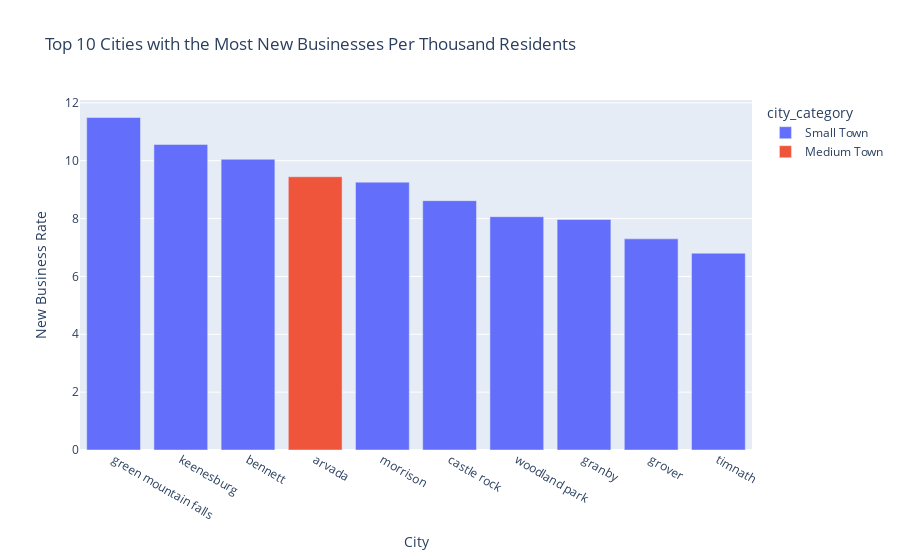

Here is the notebook cell this chart was saved with:
### Code cell
#Note: Plotly doesn't do a great job of sorting values when you have different categories for colors. To fix this (and arrange them all in the right order), you can use this code:
# Create a bar graph of the cities with the most new businesses
fig = px.bar(merged_df.head(10), x='city', y='biz_per_thousand', 
             title='Top 10 Cities with the Most New Businesses Per Thousand Residents',
             color='city_category',
             labels={'city': 'City', 'biz_per_thousand': 'New Business Rate', 'count': 'Number of New Businesses'},
             category_orders={'city': merged_df['city'].tolist()})
fig.show()

### Figure 1 — Plotly figure (JSON) as saved in the notebook; plotly's stock layout.template omitted (floating-point values rounded to 4 significant figures)
{"data": [{"alignmentgroup": "True", "hovertemplate": "city_category=Small Town<br>City=%{x}<br>New Business Rate=%{y}<extra></extra>", "legendgroup": "Small Town", "marker": {"color": "#636efa", "pattern": {"shape": ""}}, "name": "Small Town", "offsetgroup": "Small Town", "orientation": "v", "showlegend": true, "textposition": "auto", "type": "bar", "x": ["green mountain falls", "keenesburg", "bennett", "morrison", "castle rock", "woodland park", "granby", "grover", "timnath"], "xaxis": "x", "y": [11.49, 10.56, 10.05, 9.259, 8.621, 8.065, 7.968, 7.299, 6.803], "yaxis": "y"}, {"alignmentgroup": "True", "hovertemplate": "city_category=Medium Town<br>City=%{x}<br>New Business Rate=%{y}<extra></extra>", "legendgroup": "Medium Town", "marker": {"color": "#EF553B", "pattern": {"shape": ""}}, "name": "Medium Town", "offsetgroup": "Medium Town", "orientation": "v", "showlegend": true, "textposition": "auto", "type": "bar", "x": ["arvada"], "xaxis": "x", "y": [9.447], "yaxis": "y"}], "layout": {"barmode": "relative", "legend": {"title": {"text": "city_category"}, "tracegroupgap": 0}, "title": {"text": "Top 10 Cities with the Most New Businesses Per Thousand Residents"}, "xaxis": {"anchor": "y", "categoryarray": ["green mountain falls", "keenesburg", "bennett", "arvada", "morrison", "castle rock", "woodland park", "granby", "grover", "timnath", "westminster", "cedaredge", "nunn", "deer trail", "littleton", "peetz", "dove creek", "basalt", "hayden", "hotchkiss", "crawford", "crook", "merino", "kersey", "steamboat springs", "paonia", "holly", "black hawk", "hudson", "eaton", "aurora", "limon", "gilcrest", "calhan", "olathe", "akron", "cortez", "buena vista", "walsh", "blanca", "wiley", "hugo", "burlington", "westcliffe", "gunnison", "glenwood springs", "windsor", "delta", "johnstown", "new castle", "haxtun", "louisville", "manzanola", "julesburg", "edgewater", "platteville", "sugar city", "holyoke", "rocky ford", "stratton", "del norte", "monte vista", "frederick", "ovid", "cheyenne wells", "eads", "idaho springs", "central city", "fairplay", "mancos", "la salle", "center", "evans", "golden", "brighton", "englewood", "berthoud", "brush", "fort lupton", "palisade", "grand junction", "fowler", "fort collins", "estes park", "loveland", "longmont", "craig", "springfield", "colorado springs", "alamosa", "crested butte", "antonito", "fort morgan", "greeley", "boulder", "rifle", "meeker", "la junta", "fruita", "durango", "lamar", "sterling", "montrose", "lafayette", "wray", "denver", "cripple creek", "leadville", "pueblo", "florence", "salida", "walsenburg", "trinidad"], "categoryorder": "array", "domain": [0, 1], "title": {"text": "City"}}, "yaxis": {"anchor": "x", "domain": [0, 1], "title": {"text": "New Business Rate"}}}}
